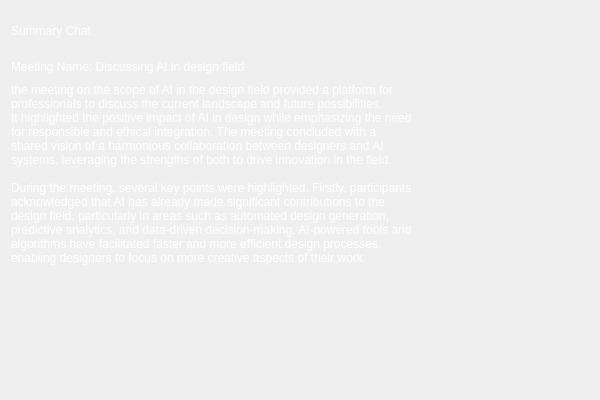
<?xml version="1.0" encoding="UTF-8"?>
<ui version="4.0">
 <class>WChatDescClass</class>
 <widget class="QWidget" name="WChatDescClass">
  <property name="geometry">
   <rect>
    <x>0</x>
    <y>0</y>
    <width>600</width>
    <height>400</height>
   </rect>
  </property>
  <property name="windowTitle">
   <string>WChatDesc</string>
  </property>
  <property name="styleSheet">
   <string notr="true">QWidget{
	font: 12px &quot;微软雅黑&quot;;
	color: rgb(255, 255, 255);
}

QPushButton#pb_start{
	background-image: url(:/QtTest/icon/chat/start.png);
	border:none
}

QLabel#lb_title{
	font: 18px &quot;微软雅黑&quot;;
}

QLabel#label_2{
	font: 14px &quot;微软雅黑&quot;;
}

QFrame#frame{
	border:none;
}</string>
  </property>
  <layout class="QVBoxLayout" name="verticalLayout">
   <item>
    <widget class="QLabel" name="lb_title">
     <property name="minimumSize">
      <size>
       <width>0</width>
       <height>40</height>
      </size>
     </property>
     <property name="maximumSize">
      <size>
       <width>16777215</width>
       <height>40</height>
      </size>
     </property>
     <property name="text">
      <string>Summary Chat</string>
     </property>
    </widget>
   </item>
   <item>
    <widget class="QFrame" name="frame">
     <property name="frameShape">
      <enum>QFrame::StyledPanel</enum>
     </property>
     <property name="frameShadow">
      <enum>QFrame::Raised</enum>
     </property>
     <layout class="QVBoxLayout" name="verticalLayout_2">
      <property name="spacing">
       <number>6</number>
      </property>
      <property name="leftMargin">
       <number>0</number>
      </property>
      <property name="topMargin">
       <number>0</number>
      </property>
      <property name="rightMargin">
       <number>0</number>
      </property>
      <property name="bottomMargin">
       <number>0</number>
      </property>
      <item>
       <widget class="QLabel" name="label">
        <property name="minimumSize">
         <size>
          <width>0</width>
          <height>20</height>
         </size>
        </property>
        <property name="maximumSize">
         <size>
          <width>16777215</width>
          <height>20</height>
         </size>
        </property>
        <property name="text">
         <string>Meeting Name: Discussing AI in design field</string>
        </property>
       </widget>
      </item>
      <item>
       <widget class="QLabel" name="label_2">
        <property name="text">
         <string>the meeting on the scope of AI in the design field provided a platform for 
professionals to discuss the current landscape and future possibilities. 
It highlighted the positive impact of AI in design while emphasizing the need
for responsible and ethical integration. The meeting concluded with a 
shared vision of a harmonious collaboration between designers and AI
systems, leveraging the strengths of both to drive innovation in the field.

During the meeting, several key points were highlighted. Firstly, participants
acknowledged that AI has already made significant contributions to the 
design field, particularly in areas such as automated design generation, 
predictive analytics, and data-driven decision-making. AI-powered tools and 
algorithms have facilitated faster and more efficient design processes, 
enabling designers to focus on more creative aspects of their work.</string>
        </property>
        <property name="alignment">
         <set>Qt::AlignLeading|Qt::AlignLeft|Qt::AlignTop</set>
        </property>
       </widget>
      </item>
     </layout>
    </widget>
   </item>
   <item>
    <widget class="QPushButton" name="pb_start">
     <property name="minimumSize">
      <size>
       <width>88</width>
       <height>53</height>
      </size>
     </property>
     <property name="maximumSize">
      <size>
       <width>88</width>
       <height>53</height>
      </size>
     </property>
     <property name="text">
      <string/>
     </property>
    </widget>
   </item>
  </layout>
 </widget>
 <layoutdefault spacing="6" margin="11"/>
 <resources>
  <include location="../AiSound.qrc"/>
 </resources>
 <connections/>
</ui>
